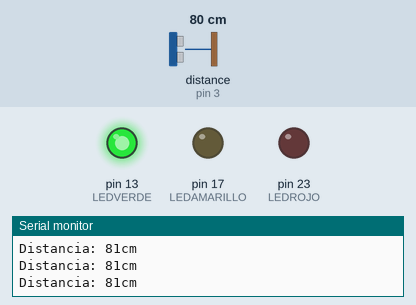
Simulated run of this sketch. Board: Arduino Mega 2560, built with avr-gcc and run on an emulated ATmega2560. On the bench: output pins drawn as LEDs (lit = HIGH), the last lines printed to the serial monitor. The test bench sets the inputs (shaded band); at power-on: distance to the obstacle (sensor on pin 3) 80 cm. The echo pulse lasts 58.3 µs per cm.

Above: at 1.2 s.
1.3 s: distance to the obstacle (sensor on pin 3) set to 53 cm
2.8 s: distance to the obstacle (sensor on pin 3) set to 45 cm
At 3.6 s:
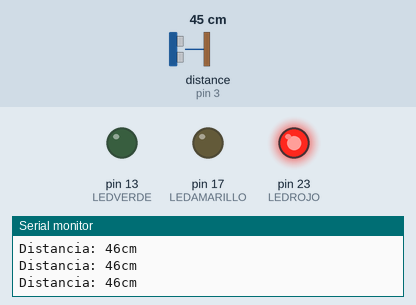
4.5 s: distance to the obstacle (sensor on pin 3) set to 299 cm
At 5.9 s:
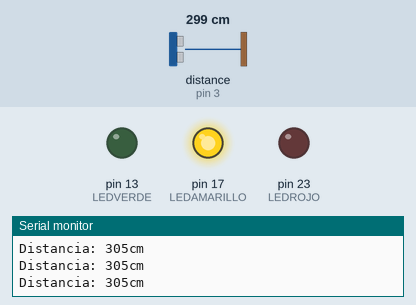
6.2 s: distance to the obstacle (sensor on pin 3) set to 290 cm
At 7.3 s:
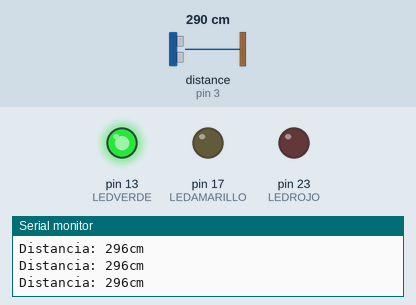
7.9 s: distance to the obstacle (sensor on pin 3) set to 2 cm
At 8.9 s:
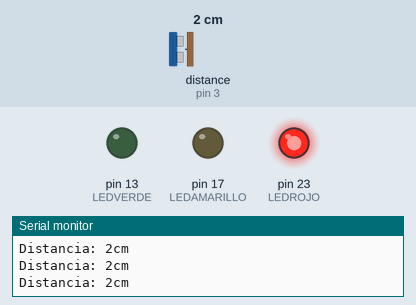
Timing chart, 0 to 10.6 s (numbered marks = the images above; inputs shaded):
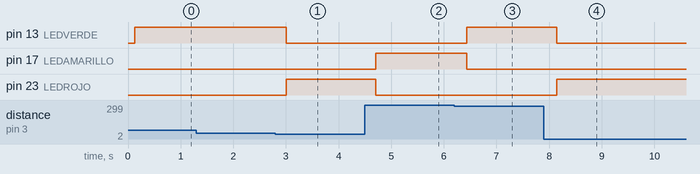

The sketch:

sonar.ino
```cpp
#include <Arduino.h>

#include <NewPing.h>

/*Aqui se configuran los pines donde debemos conectar el sensor*/
#define LEDROJO        23
#define LEDVERDE       13
#define LEDAMARILLO    17
#define TRIGGER_PIN    4
#define ECHO_PIN       3
#define MAX_DISTANCE   450

/*Crear el objeto de la clase NewPing*/
NewPing sonar(TRIGGER_PIN, ECHO_PIN, MAX_DISTANCE);

void setup() {
  Serial.begin(9600);
  pinMode(LEDVERDE, OUTPUT);
  pinMode(LEDROJO, OUTPUT);
  pinMode(LEDAMARILLO, OUTPUT);
}

void loop() {
  // Esperar 10 milisegundos entre mediciones
  delay(10);
  // Obtener medicion de tiempo de viaje del sonido y guardar en variable uS
  int uS = sonar.ping_median();
  // Imprimir la distancia medida a la consola serial
  Serial.print("Distancia: ");
  // Calcular la distancia con base en una constante
  int distancia = uS / US_ROUNDTRIP_CM;

  Serial.print(distancia);
  Serial.print("cm");
  Serial.println();
  if(distancia<=50) // Cuando la distancia es menos o igual a 50 cm SOLO el led rojo se enciende
  {
    digitalWrite(LEDROJO, HIGH);
    digitalWrite(LEDVERDE, LOW);
    digitalWrite(LEDAMARILLO, LOW);
  }
  else if(distancia>50 & distancia<300) // Si la distancia esta entre 50 y 300 SOLO el led verde se enciende
  {
    digitalWrite(LEDROJO, LOW);
    digitalWrite(LEDVERDE, HIGH);
    digitalWrite(LEDAMARILLO, LOW);
  }
  else // Si la distancia es mayor a 300 cm SOLO el led amarillo se enciende
  {
    digitalWrite(LEDROJO, LOW);
    digitalWrite(LEDVERDE, LOW);
    digitalWrite(LEDAMARILLO, HIGH);
  }

}
```

Measured:
- the behaviour switches between 50 and 49 cm on distance to the obstacle (sensor on pin 3) (found by bisection; images 0 and 1)
- the behaviour switches between 294 and 293 cm on distance to the obstacle (sensor on pin 3) (found by bisection; images 2 and 3)
- after the input at 2.8 s, pin 13 (LEDVERDE): HIGH → LOW after 0.21 s; pin 23 (LEDROJO): LOW → HIGH after 0.21 s
- after the input at 4.5 s, pin 17 (LEDAMARILLO): LOW → HIGH after 0.20 s; pin 23 (LEDROJO): HIGH → LOW after 0.20 s
- after the input at 6.2 s, pin 13 (LEDVERDE): LOW → HIGH after 0.24 s; pin 17 (LEDAMARILLO): HIGH → LOW after 0.24 s
- after the input at 7.9 s, pin 13 (LEDVERDE): HIGH → LOW after 0.25 s; pin 23 (LEDROJO): LOW → HIGH after 0.25 s
